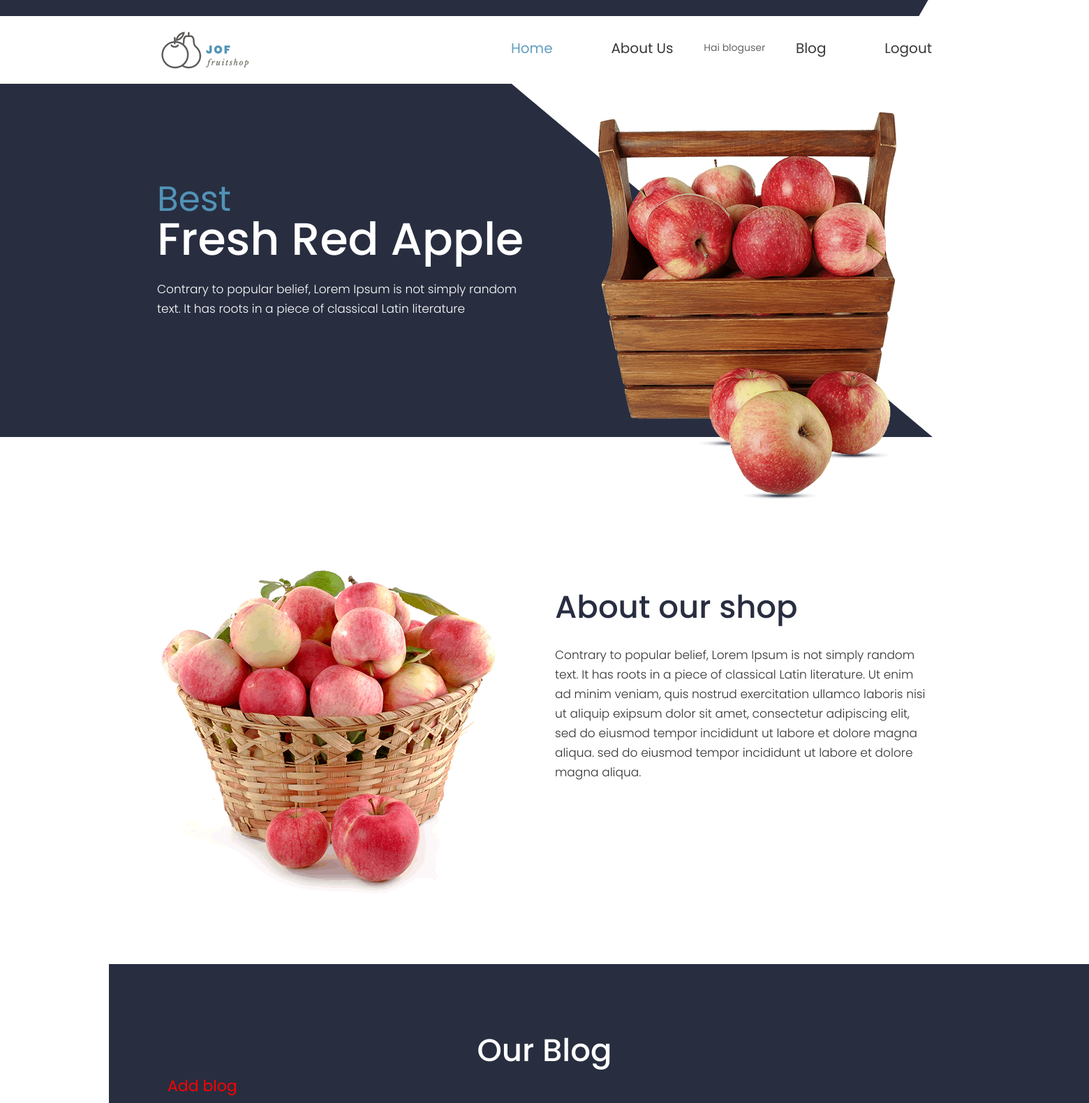
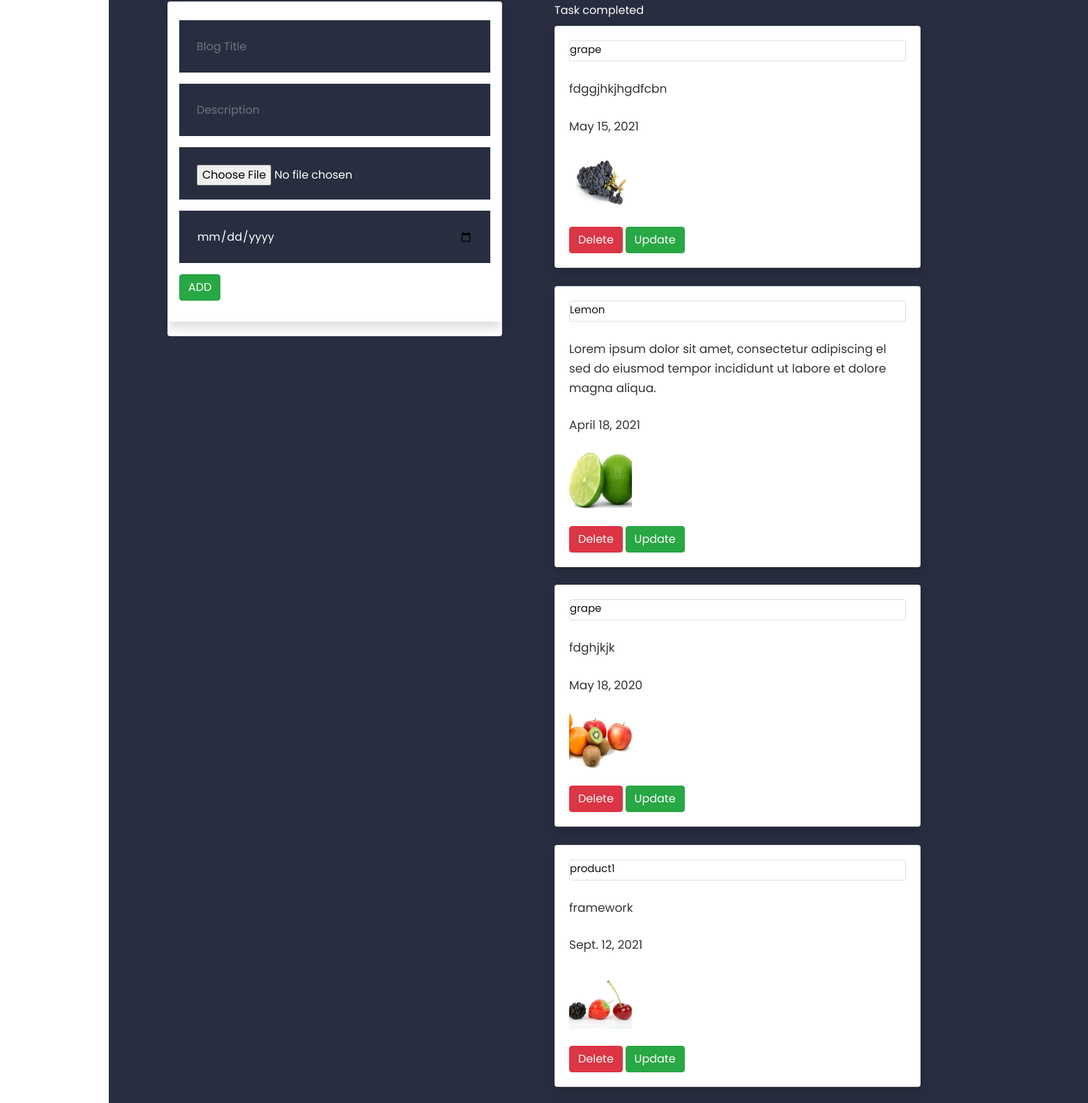
The app's page / (signed in, upper part) with its own data (2 pictures, top to bottom).
### blogapp/models.py (models this page shows, shortened)
class blog(models.Model):
    name=models.CharField(max_length=100)
    img = models.ImageField(upload_to="images")
    desc = models.TextField()
    date=models.DateField(default=datetime.date.today)

### blogapp/views.py (the view, shortened to what this page needs)
# urls.py: path('',views.home,name='hm'),
def home(request):
    product = blog.objects.all()
    return render(request,"index.html",{'product':product})

### templates/index.html (shortened to what this page needs)
{% extends 'base.html' %}
{% load static %}
{% block content %}
<html xmlns="http://www.w3.org/1999/html">
<head>
    <link rel="stylesheet" href="{% static 'css/bootstrap.min.css' %}">
    <link rel="stylesheet" href="{% static 'css/style.css' %}">
    <link rel="stylesheet" href="{% static 'css/responsive.css' %}">
    <link rel="stylesheet" href="{% static 'css/jquery.mCustomScrollbar.min.css' %}">
</head>
<body class="main-layout">
    <section class="slider_section">
       <div class="container">
            <div class="row">
                <div class="col-md-6">
                    <div class="full">
                        <h1><strong class="cur">Best</strong><br>Fresh Red Apple</h1>
                            <p>Contrary to popular belief, Lorem Ipsum is not simply random text. It has roots in a piece of classical Latin literature</p>
                    </div>
                </div>
                <div class="col-md-6">
                    <div class="full text_align_center">
                        <img class="slide_img" src="{% static 'images/slider_img.png' %}" alt="#" />
                    </div>
                </div>
            </div>
        </div>
    </section>
    <div id="about" class="about layout_padding">
        <div class="container">
            <div class="row">
                <div class="col-md-6">
                    <img class="img-responsive" src="{% static 'images/about_img.png' %}" alt="#" />
                </div>
                <div class="col-md-6">
                    <div class="heading margin_top_30">
                        <h2>About our shop</h2>
                    </div>
                    <div class="full margin_top_20">
                        <p>Contrary to popular belief, Lorem Ipsum is not simply random text. It has roots in a piece of classical Latin literature. Ut enim ad minim veniam, quis nostrud exercitation ullamco laboris nisi ut aliquip exipsum dolor sit amet, consectetur adipiscing elit, sed do eiusmod tempor incididunt ut labore et dolore magna aliqua. sed do eiusmod tempor incididunt ut labore et dolore magna aliqua.</p>
                    </div>
                </div>
            </div>
        </div>
    </div>
 <div id="blog" class="section dark_bg layout_padding right_white">
        <div class="container">
            <div class="row">
               <div class="col-md-12">
                    <div class="heading full text_align_center">
                      <h2 class="white_font full text_align_center">Our Blog</h2>
                    </div>
                </div>
            </div>
 {% if user.is_authenticated %}
            <div class="container">
                <h2 style="color:red;">Add blog</h2>
            <div class="row">
                <div class="col-md-6">
                    <div class="card" style="width: 30rem; height:30rem;">
                    <div class="p-3 shadow">
                        <form method="post" enctype="multipart/form-data">
                    <div class="form-group">
                           <input type="text" name="name" class="form-control" placeholder="Blog Title">
                       </div>
                    <div class="form-group">
                        <input type="text" name="desc" class="form-control" placeholder="Description">
                    </div>
                    <div class="form-group">
                        <input type="file" name="img" class="form-control" placeholder="Image">
                    </div>
                    <div class="form-group">
                        <input type="date" name="date" class="form-control" placeholder="date">
                  </div>
                    <input type="submit" value="ADD" class="btn btn-success">
                </form>
            </div>
                    </div>
            </div>
                <div class="col-md-6">
       <h4 style="color:white;">Task completed</h4>
        {% for i in product %}
                <div class="shadow card">
           <div class="card-body">
               <h5 class="card title">{{i.name}}</h5><br>
            <p><b>{{i.desc}}</b></p><br>
                <p><b>{{i.date}}</b></p><br>
            <div>
                <img src="{{i.img.url}}" alt="{{i.name}}" style="height:80px; width:90px;" class="tm-img-responsive">
               </div><br>
               <a class="btn btn-danger" href="{% url 'delete' i.id %}">Delete</a>
                <a class="btn btn-success" href="{% url 'update' i.id %}">Update</a>
       </div>
        </div>
        <br>
        {% endfor %}
                      {% endif %}
    </div>
    </div>
    </div>
            </div>
        </div>
</body>
</html>
{% endblock %}

### templates/base.html (shortened to what this page needs)
{% load static %}
<html>
<head>
    <link rel="stylesheet" href="{% static 'css/bootstrap.min.css' %}">
    <link rel="stylesheet" href="{% static 'css/style.css' %}">
    <link rel="stylesheet" href="{% static 'css/responsive.css' %}">
    <link rel="stylesheet" href="{% static 'css/jquery.mCustomScrollbar.min.css' %}">
</head>
<body class="main-layout">
    <header id="home">
        <div class="header">
            <div class="container">
                <div class="row">
                    <div class="col-xl-3 col-lg-3 col-md-3 col-sm-3 col logo_section">
                        <div class="full">
                            <div class="center-desk">
                                <div class="logo"> <a href="index.html"><img src="{% static 'images/logo.png' %}" alt="#"></a> </div>
                            </div>
                        </div>
                    </div>
                    <div class="col-xl-9 col-lg-9 col-md-9 col-sm-9">
                        <div class="menu-area">
                            <div class="limit-box">
                                <nav class="main-menu">
                                    <ul class="menu-area-main">
                                        <li class="active"><a href="/">Home</a></li>
                                        <li><a href="#about">About Us</a></li>
                                        {% if user.is_authenticated %}
									    <li>Hai {{user.username}}</li>
                                        <li><a href="#blog">Blog</a></li>
                                        <li><a class="active" href="{% url 'logout' %}">Logout</a></li>
                                        {% else %}
                                        <li><a class="active" href="{% url 'register' %}">Register</a></li>
                                        <li><a class="active" href="{% url 'login' %}">Login</a></li>
                                        {% endif %}
                                    </ul>
                                </nav>
                            </div>
                        </div>
                    </div>
                </div>
            </div>
        </div>
    </header>
{% block content %}
{% endblock %}
</body>
</html>

### static/css/style.css (style rules this page uses)
* { box-sizing: border-box !important; }
::placeholder { opacity: 1 !important; }
html { scroll-behavior: smooth; }
body { color: #666666; font-size: 14px; font-family: 'poppins', sans-serif; line-height: 1.80857; font-weight: normal; overflow-x: hidden; }
a { color: #1f1f1f; text-decoration: none !important; outline: none !important; -webkit-transition: all .3s ease-in-out; -moz-transition: all .3s ease-in-out; -ms-transition: all .3s ease-in-out; -o-transition: all .3s ease-in-out; transition: all .3s ease-in-out; }
h1, h2, h3, h4, h5, h6 { letter-spacing: 0; font-weight: normal; position: relative; padding: 0 0 10px 0; font-weight: normal; line-height: normal; color: #111111; margin: 0 }
h1 { font-size: 24px }
h2 { font-size: 22px }
h4 { font-size: 16px }
h5 { font-size: 15px; position: relative; z-index: 1; padding-bottom: 5px; }
*, *::after, *::before { -webkit-box-sizing: border-box; -moz-box-sizing: border-box; box-sizing: border-box; }
ul, li, ol { margin: 0px; padding: 0px; list-style: none; }
p { margin: 0px; font-weight: 300; font-size: 17px; line-height: 28px; color: #333; }
a { color: #222222; text-decoration: none; outline: none !important; }
a, .btn { text-decoration: none !important; outline: none !important; -webkit-transition: all .3s ease-in-out; -moz-transition: all .3s ease-in-out; -ms-transition: all .3s ease-in-out; -o-transition: all .3s ease-in-out; transition: all .3s ease-in-out; }
.img-responsive { max-width: 100%; height: auto; }
.full { float: left; width: 100%; }
.layout_padding { padding-top: 90px; padding-bottom: 90px; }
.margin_top_30 { margin-top: 30px !important; }
.margin_top_20 { margin-top: 20px !important; }
.dark_bg { background: #282e40; }
.full { width: 100%; float: left; margin: 0; padding: 0; }
.white_font { color: #fff !important; }
.text_align_center { text-align: center !important; }
.header { background: #fff; padding: 21px 0px; border-top: solid #282e40 23px; position: relative; }
.header::after { content: ""; display: block; width: 250px; height: 30px; position: absolute; right: -15px; background: #fff; top: -30px; transform: skew(-30deg); }
.logo { float: left; }
nav.main-menu { float: right; margin-left: 0; }
.menu-area-main li.active a { color: #639ebe; }
.main-menu { text-align: center; }
.main-menu ul { margin: 0; list-style-type: none; }
.main-menu ul>li { display: inline-block; position: relative; }
.main-menu ul > li a { padding: 15px 40px; line-height: 20px; font-size: 20px; display: block; font-weight: 400; color: #3a3838; }
.main-menu ul li:last-child a { padding-right: 0; }
.main-menu ul li:first-child { margin-left: 0; }
.main-menu ul>li { position: inherit; display: inline-block; vertical-align: middle; }
.img-responsive { max-width: 100%; }
.slider_section { min-height: 560px; background: #282e40; position: relative; }
.slider_section::after { width: 54%; position: absolute; top: 0; right: -370px; content: ""; background: #fff; display: block; height: 100%; transform: skew(50deg); }
.slider_section::before { width: 100%; position: absolute; bottom: 0; right: 0px; content: ""; background: #fff; display: block; height: 90px; }
.slider_section .full { position: relative; z-index: 9; }
.slide_img { margin-top: 40px; margin-bottom: 0; }
.slider_section h1 { font-size: 65px; line-height: 65px; color: #fff; font-weight: 500; margin-bottom: 25px; padding-bottom: 0; margin-top: 140px; }
.slider_section h1 strong.cur { font-size: 50px; line-height: 50px; color: #5293b7; font-weight: 400; }
.slider_section p { color: #fff; font-size: 17px; }
.heading h2 { padding: 0; font-size: 45px; font-weight: 500; text-align: left; color: #282e40; }
.cur { color: #120f0f; }
.form-control { border: none; margin: 10px 0; padding: 25px 25px; color: #fff; border-radius: 0; background: #282e40; height: 75px; color: #fff; max-width: 568px; width: 100%; }
.container { position: relative; z-index: 99; }
.right_white { position: relative; }
.right_white::after { position: absolute; height: 100%; width: 10%; left: 0; top: 0; background: #fff; content: ""; display: block; }
header { position: relative; z-index: 999; }

### records on screen
blog: name "grape", desc "fdggjhkjhgdfcbn", date "May 15, 2021", img (picture)
blog: name "Lemon", desc "Lorem ipsum dolor sit amet, consectetur adipiscing el sed do eiusmod tempor incididunt ut labore et dolore magna aliqua.", date "April 18, 2021", img (picture)
blog: name "grape", desc "fdghjkjk", date "May 18, 2020", img (picture)
blog: name "product1", desc "framework", date "Sept. 12, 2021", img (picture)

### other values on screen
{{ user.username }} "bloguser"
